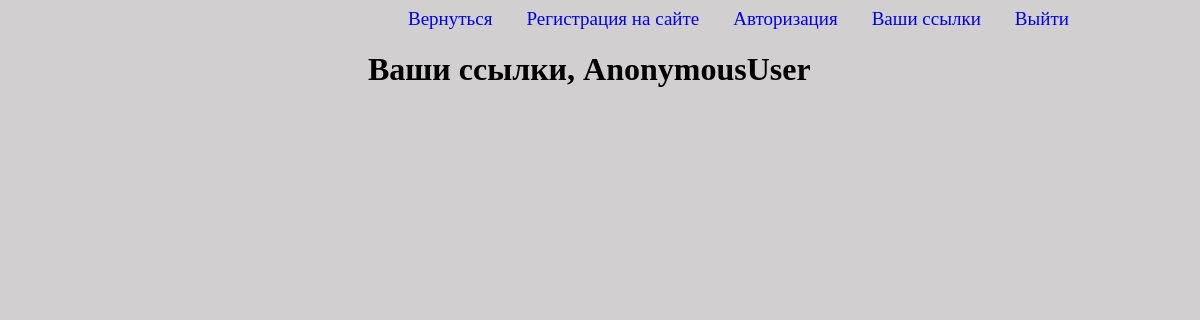
Before: /links with the older database file.
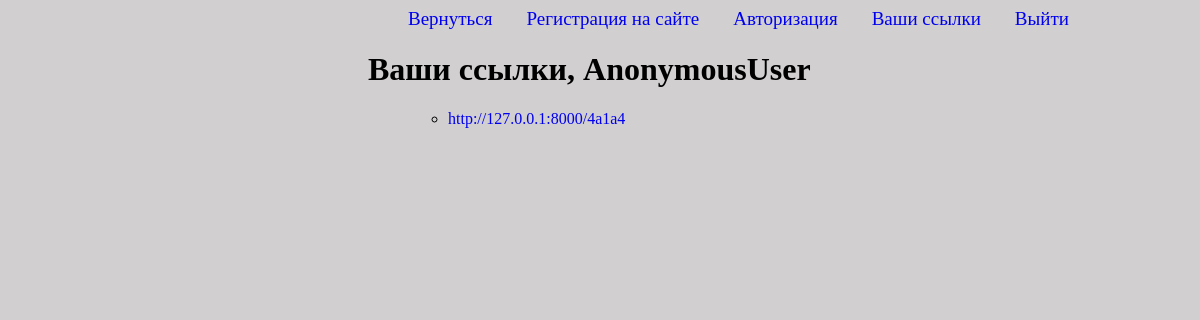
After: the same page with the newer database file.
### shortner/models.py (models this page shows)
class Url(models.Model):
    link = models.CharField(max_length=10000)
    uuid = models.CharField(max_length=10)
    user = models.CharField(max_length=10000, default="Anonymous")

### shortner/views.py (the view)
# urls.py: path('links', views.links, name='links'),
def links(request):
    url = Url.objects.filter(user=request.user)
    return render(request, 'user_links.html', {'url':url})

### templates/user_links.html (shortened to what this page needs)
{%block content%}
<header>
    <ul>
        <li class="links"><a href="/">Вернуться</a></li>
        <li class="links"><a href="reg">Регистрация на сайте</a></li>
        <li class="links"><a href="login">Авторизация</a></li>
        <li class="links"><a href="links">Ваши ссылки</a></li>
        <li class="links"><a href="logout">Выйти {{ user.username }}</a></li>
    </ul>
</header>
<h1>Ваши ссылки, {{ user }}</h1>
<ul>
{% for i in url %}
    <ul>
    <li><a href="http://127.0.0.1:8000/{{i.uuid}}">http://127.0.0.1:8000/{{i.uuid}}</a></li>
    </ul>
   {% endfor %}
{% endblock %}
</ul>

### templates/user_links.html (style rules this page uses)
.links { display: inline; margin-right: 33px; font-size: 19px; }
.links { display: inline; margin-right: 30px; }
a:link { text-decoration: none!important; }

Changed rows visible on the page:
added Url: user "AnonymousUser", uuid "4a1a4"
Other visible differences:
{{ user }}: "AnonymousUser" → (not shown)
